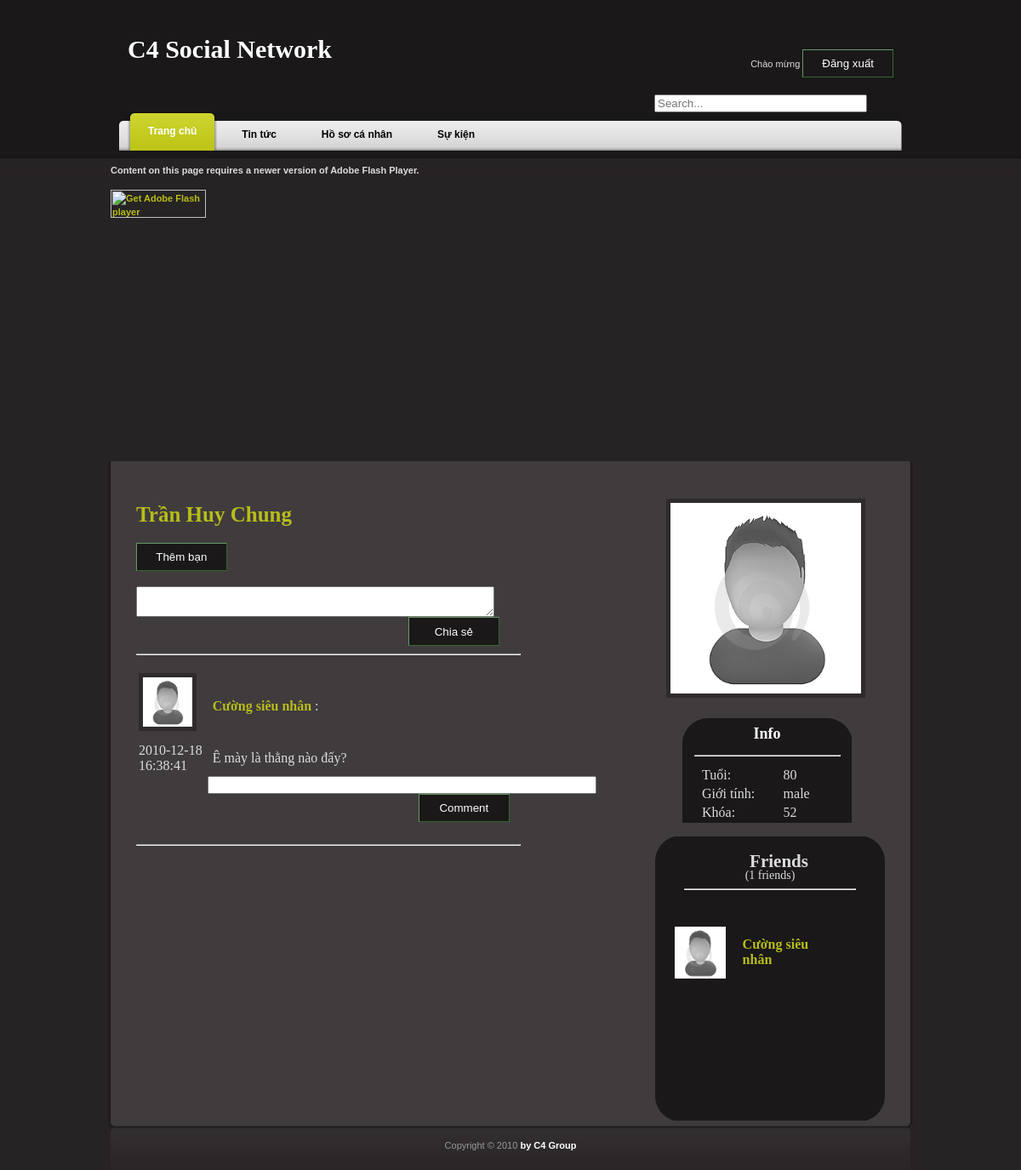
The page /controller/Home.php?id=25 on the database its author committed.
### tables this page shows
CREATE TABLE IF NOT EXISTS `c4_post` (
  `POST_ID` int(20) unsigned NOT NULL AUTO_INCREMENT,
  `POST_position` int(20) unsigned NOT NULL,
  `POST_creator` int(20) unsigned NOT NULL,
  `POST_KIND` int(2) unsigned NOT NULL,
  `POST_DATE` timestamp NOT NULL DEFAULT CURRENT_TIMESTAMP ON UPDATE CURRENT_TIMESTAMP,
  `POST_content` varchar(5000) DEFAULT NULL,
  `POST_link` varchar(100) DEFAULT NULL,
  `POST_flag` tinyint(1) NOT NULL,
  `POST_approved` tinyint(1) NOT NULL,
  PRIMARY KEY (`POST_ID`,`POST_position`,`POST_creator`),
  KEY `POST_creator` (`POST_creator`),
  KEY `POST_position` (`POST_position`)
);

CREATE TABLE IF NOT EXISTS `c4_user` (
  `USER_ID` int(20) unsigned NOT NULL,
  `user_password` varchar(1000) NOT NULL,
  `User_login` varchar(60) NOT NULL,
  `User_name` varchar(60) NOT NULL,
  `User_seniorID` int(20) NOT NULL,
  `USER_avatar` varchar(100) NOT NULL,
  `User_ROLE` int(2) NOT NULL,
  `User_email` varchar(100) NOT NULL,
  `User_url` varchar(100) DEFAULT NULL,
  `User_YM` varchar(60) DEFAULT NULL,
  `User_skype` varchar(60) DEFAULT NULL,
  `User_Mobile` varchar(11) DEFAULT NULL,
  `User_schoolYear` int(10) NOT NULL,
  `User_status` int(2) NOT NULL,
  `User_birthday` date NOT NULL,
  `User_sex` varchar(10) NOT NULL,
  `User_resident` varchar(60) DEFAULT NULL,
  `User_NativeVillage` varchar(60) DEFAULT NULL,
  `User_favoriteQuote` varchar(200) DEFAULT NULL,
  `User_bio` varchar(500) DEFAULT NULL,
  `USER_BOOK` varchar(50) DEFAULT NULL,
  `USER_MUSIC` varchar(50) DEFAULT NULL,
  `USER_INTERESTED` varchar(50) DEFAULT NULL,
  PRIMARY KEY (`USER_ID`),
  UNIQUE KEY `User_login` (`User_login`)
);

### model/Model.php (called while the page is built, shortened)
<?php
include 'UserAccount.php';
include 'Post.php';
class Model {
	private $mysqli;
	function __construct() {
		$this->DB_NAME = DB_NAME;
		$this->DB_USER = DB_USER;
		$this->DB_PASSWORD = DB_PASSWORD;
		$this->DB_HOST = DB_HOST;
		$this->mysqli = new mysqli ( $this->DB_HOST, $this->DB_USER, $this->DB_PASSWORD, $this->DB_NAME );
		$this->mysqli->set_charset ( "utf8" );
	}
	public function getUserAccountByID($userID) {
		$result = $this->mysqli->prepare ( 'SELECT user_id,user_password,
		user_login,user_name,user_seniorID,user_avatar,user_role,user_email,user_schoolyear,
		user_status,user_birthday,user_sex FROM c4_user where user_id =?' );
		if ($result) {
			$result->bind_param ( 'i', $userID );
			$result->execute ();
			$result->bind_result ( $userID, $userPassword, $userLogin, $userName, $userSeniorID, $userAvatar, $userRole, $userEmail, $userSchoolYear, $userStatus, $userBirthday, $userSex );
			$user = new UserAccount ( $userID, $userPassword, $userLogin, $userName, $userSeniorID, $userAvatar, $userRole, $userEmail, $userSchoolYear, $userStatus, $userBirthday, $userSex );
			return $user;
		}
	}
	public function getPostList($postPosition, $time) {
		$result = $this->mysqli->prepare ( 'SELECT * FROM c4_post where post_position=? AND post_date <=? and post_approved=1 order by post_Date DESC LIMIT 10' );
		if ($result) {
			$result->bind_param ( "is", $postPosition, $time );
			$result->execute ();
			$result->bind_result ( $postID, $postPosition, $postCreator, $postKind, $postDate, $postContent, $postLink, $postFlag, $postApproved );
			while ( $result->fetch () ) {
				$postList [] = new Post ( $postID, $postPosition, $postCreator, $postKind, $postDate, $postContent, $postLink, $postFlag, $postApproved );
			}
			return $postList;
		}
	}
	public function getFriendList($userID) {
		$result = $this->mysqli->prepare ( 'SELECT user_id, user_password, user_login, user_name,
		  user_seniorID, user_avatar, user_role, user_email, user_schoolyear, user_status,
		   user_birthday, user_sex FROM c4_user WHERE c4_user.user_id IN (
			SELECT c4_friend.friend_id FROM c4_friend
			WHERE c4_friend.user_id =?
			AND c4_friend.friend_status =1
			)
		UNION (
		SELECT user_id, user_password, user_login, user_name, user_seniorID, user_avatar,
		 user_role, user_email, user_schoolyear, user_status, user_birthday, user_sex
			FROM c4_user
		WHERE c4_user.user_id
		IN(
		SELECT c4_friend.user_id
		FROM c4_friend
		WHERE c4_friend.friend_id =?
		AND c4_friend.friend_status =1))' );
		if ($result) {
			$result->bind_param ( 'ii', $userID, $userID );
			$result->execute ();
			$result->bind_result ( $userID, $userPassword, $userLogin, $userName, $userSeniorID, $userAvatar, $userRole, $userEmail, $userSchoolYear, $userStatus, $userBirthday, $userSex );
			while ( $result->fetch () ) {
				$friendList [] = new UserAccount ( $userID, $userPassword, $userLogin, $userName, $userSeniorID, $userAvatar, $userRole, $userEmail, $userSchoolYear, $userStatus, $userBirthday, $userSex );
			}
		}
		return $friendList;
	}
	public function checkFriend($userID1,$userID2){
		$check=$this->friendOneWay($userID1,$userID2);
		if($check==-1){
			$check=$this->friendOneWay($userID2,$userID1);
		}
		return $check;
	}
	public function friendOneWay($userID1,$userID2){
		$result= $this->mysqli->prepare('SELECT friend_status FROM c4_friend
		 WHERE user_id=? and friend_id=?' );
	 if($result){
		$result->bind_param('ii',$userID1,$userID2);
		$result->execute();
		$flag=-1;
		}
		return -1;
	}
}
?>

### model/Post.php (called while the page is built, shortened)
<?php
class Post {
 private $postID;
 private $postCreator;
 private $postDate;
 private $postContent;
 public function __construct($postID,$postPosition,$postCreator,$postKind,
 $postDate,$postContent,$postLink,$postFlag,$postApproved){
 $this->postID=$postID;
 $this->postCreator=$postCreator;
 $this->postDate=$postDate;
 $this->postContent=$postContent;
 }
	public function getPostID() {
		return $this->postID;
	}
	public function getPostCreator() {
		return $this->postCreator;
	}
	public function getPostDate() {
		return $this->postDate;
	}
	public function getPostContent() {
		return $this->postContent;
	}
}
?>

### model/UserAccount.php (called while the page is built, shortened)
<?php
class UserAccount {
	 	private $userID;
		private $userName;
		private $userAvatar;
		private $userSchoolYear;
		private $userBirthday;
		private $userSex;
	function __construct($userID,$userPassword,$userLogin,$userName,$userSeniorID
	,$userAvatar,$userRole,$userEmail,$userSchoolYear,$userStatus,$userBirthday,$userSex){
		$this->userID=$userID;
		$this->userName=$userName;
		$this->userAvatar=$userAvatar;
		$this->userSchoolYear=$userSchoolYear;
		$this->userBirthday=$userBirthday;
		$this->userSex=$userSex;
	}
	public function getUserID() {
		return $this->userID;
	}
	public function getUserName() {
		return $this->userName;
	}
	public function getUserAvatar() {
		return $this->userAvatar;
	}
	public function getUserSchoolYear() {
		return $this->userSchoolYear;
	}
	public function getUserBirthday() {
		return $this->userBirthday;
	}
	public function getUserSex() {
		return $this->userSex;
	}
}
?>

### view/Post2.php (the view, shortened to what this page needs)
<div id="ajax_response">
<?php
		if($postList!=null)
		{
		for ($i=0;$i<count($postList);$i++)
		{
			$postID=$postList[$i]->getPostID();
			echo "<table width=430px>";
			echo "<tr><td width=20%>";
			echo "<img src='../user/$postUserAvatar[$i]' width=70% /> ";
			echo "</td>";
			echo "<td><a href=#>".$postUserName[$i]." </a>:</td></tr>";
			echo "<tr><td>".$postTime[$i]."</td>";
			echo "<td>".$arrPost[$i]->getPostContent()."</td></tr>";
			echo "</table>";
			echo "<input type='text' style='margin-left:6.3em' size=54 id='text_content[$postID]'><br />";
			echo "<input type='submit' style='margin-left:24.9em' value='Comment' class='btn' onmouseup=\"getScriptComment('text_content[$postID]','post[$postID]')\" onmouseover=\"this.className='btn btnhov'\" onmouseout=\"this.className='btn'\"></input><br /><br>";
			echo "<hr align='left' width='450'/>";
		}
		}
		?>
		</div>

### view/Home.php (shortened to what this page needs)
<!DOCTYPE html PUBLIC "-//W3C//DTD XHTML 1.0 Transitional//EN" "http://www.w3.org/TR/xhtml1/DTD/xhtml1-transitional.dtd">
<html xmlns="http://www.w3.org/1999/xhtml">
<head>
<link href="../view/layout.css" rel="stylesheet" type="text/css" />
<link rel="stylesheet" type="text/css" href="../view/searchBox/default.css" id="default"  />
<link rel="stylesheet" type="text/css" href="../view/searchBox/dummy.css" id="dummy_css"  />
<link href="../view/SpryAssets/SpryCollapsiblePanel.css" rel="stylesheet" type="text/css" />
</head>
<body>
<div id="container">
  	<div id="header">
    	<div id="site_title">
        	C4 Social Network
        </div>
        <div id="logout">
            <form action="../controller/LogOut.php" method="post">
            	Chào mừng <?php print("<a href=#>$currentUserName</a>");?>
            	<input type="submit" class="btn" value="Đăng xuất"  onmouseover="this.className='btn btnhov'" onmouseout="this.className='btn'">
            </form>
        </div>
    </div>
    <div id="applesearch">
    	<form action="../view/test.php" method="post">
		<span class="sbox_l"></span><span class="sbox"><input type="search" name="search" id="srch_fld" placeholder="Search..." autosave="applestyle_srch" results="5" onkeyup="applesearch.onChange('srch_fld','srch_clear')" /></span><span class="sbox_r" id="srch_clear"></span>
        </form>
	</div>
    <div id="menu">
    	<span></span>
        <ul>
            <li class="current"><a href=../controller/Home.php><b>Trang chủ</b></a></li>
            <li><a href="../controller/News.php"><b>Tin tức</b></a></li>
            <li><a href="../controller/GetUserInfo.php"><b>Hồ sơ cá nhân</b></a></li>
            <li><a href="../controller/Events.php"><b>Sự kiện</b></a></li>
        </ul>
    </div>
  <div id="banner">
    <object classid="clsid:D27CDB6E-AE6D-11cf-96B8-444553540000" width="940" height="350" id="FlashID" title="banner">
      <object type="application/x-shockwave-flash" data="../view/Flash banner/mybanner.swf" width="940" height="350">
        <div>
          <h4>Content on this page requires a newer version of Adobe Flash Player.</h4>
          <p><a href="http://www.adobe.com/go/getflashplayer"><img src="http://www.adobe.com/images/shared/download_buttons/get_flash_player.gif" alt="Get Adobe Flash player" width="112" height="33" /></a></p>
        </div>
      </object>
    </object>
</div>
    <div id="content">
       	<div id="content_left">
    <p style="font-size:25px"><a href=#><?php echo $userName;?></a>
	 <form action="">
          <?php if($checkFriend==-1){?>
    	  <input type="button" id="addButton" value="Thêm bạn" class="btn" onclick="addFriend(<?php echo $visitorID;?>,<?php echo $desID;?>)" onmouseover="this.className='btn btnhov'" onmouseout="this.className='btn'"></input>
          <?php } ?>
          </form>
   	      </p>
<textarea name="comment" rows="2" cols="50" id="text_content1"></textarea><br />
			<input style="margin-left:24em" type="submit" value="Chia sẻ" id="Share"class="btn" onmouseup="getScriptPage('output_div','text_content1','1','x')" onmouseover="this.className='btn btnhov'" onmouseout="this.className='btn'"></input><br />
         <hr align="left" width="450" />
		 <p>
		   <?php include "Post2.php"; ?>
	      </p>
<div class="cleaner"></div>
   	  </div>
<div id="content_right">
	 <?php
			echo "<p align='center'><img src='../user/$avatar1' width=80% alt='avatar' /></p>";
			include "info.php";
      ?>
      <br />
      <div class="box" id="friend">
      <h2>Friends</h2>(<?php echo count($friendList)." friends";?>)<br />
            <div style="overflow:auto;width:230px;height:280px;margin:auto">
            <div id=friends>
            	<hr width='200'/><br></br><div style="overflow:auto;width:230px;height:230px;margin:auto">
               <?php
			   echo "<table width=200px>";
                for($i=0;$i<count($friendList);$i++)
               {
               	    echo "<tr><td width=40%><input type='image' src='../user/$friendAvatar[$i]' width=80% /></td>";
					echo " <td><a href='../controller/Home.php?id=$friendID[$i]'>$friendName[$i]</a></td>";
					echo "</tr>";
		       }
				echo "</table>";
				?>
            </div>
   		</div>
      </div>
 </div>
 </div>
 <div class="cleaner"></div>
</div>
    <div id="footer">  Copyright © 2010 <a href="#"><strong> by C4 Group</strong></a>
    </div>
</div>
</body>
</html>

### view/Info.php (shortened to what this page needs)
<!DOCTYPE html PUBLIC "-//W3C//DTD XHTML 1.0 Transitional//EN" "http://www.w3.org/TR/xhtml1/DTD/xhtml1-transitional.dtd">
<html xmlns="http://www.w3.org/1999/xhtml">
<head>
<link href="SpryAssets/SpryCollapsiblePanel.css" rel="stylesheet" type="text/css" />
</head>
<body>
<div id="CollapsiblePanel1" class="CollapsiblePanel">
  <div class="CollapsiblePanelTab" tabindex="0">Info</div>
  <div class="CollapsiblePanelContent">
    <hr width='170'/>
    <table width="240px" style="margin-top:10px;margin-left:20px">
    	<tr>
        	<td width=40%>Tuổi:</td>
            <td><?php echo $userAge; ?></td>
        </tr>
        <tr>
        	<td width=40%>Giới tính:</td>
            <td><?php echo $userSex; ?></td>
        </tr>
        <tr>
        	<td width=40%>Khóa:</td>
            <td><?php echo $userSchoolYear; ?></td>
        </tr>
    </table>
  </div>
</div>
</body>
</html>

### rows shown on the page
c4_post: i "Cường siêu nhân", i "2010-12-18 16:38:41", POST_content "Ê mày là thằng nào đấy?"
c4_user: USER_avatar (picture)

### other values the page prints
$userName "Trần Huy Chung"
$userSex "male"
$userSchoolYear "52"
count($friendList) "1"
$friendName[$i] "Cường siêu nhân"
